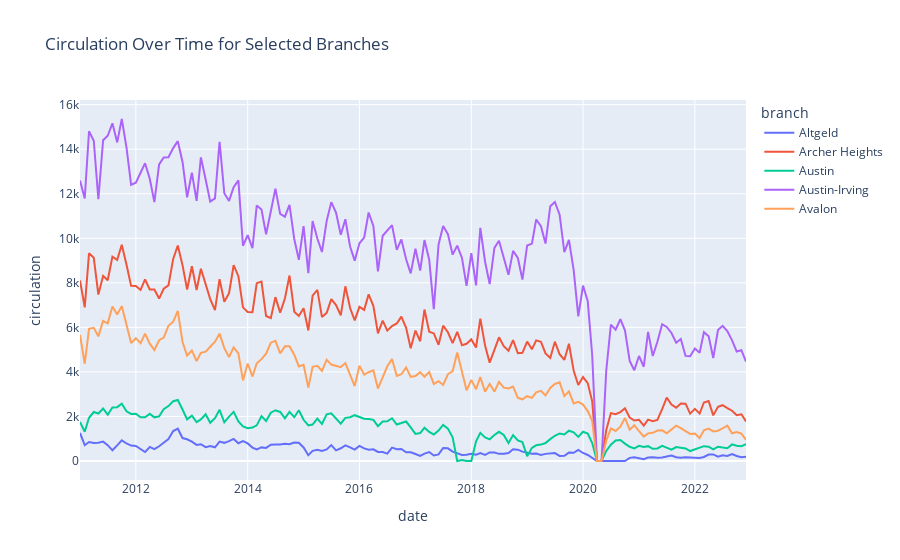

The code cell stored with this chart in its notebook:
### Code cell
fig = px.line(selected_branches, x=selected_branches.index, y='circulation', color='branch', title='Circulation Over Time for Selected Branches')
fig.show()

### Figure 1 — Plotly figure (JSON) as saved in the notebook; plotly's stock layout.template omitted (floating-point values rounded to 4 significant figures; data arrays with more than 128 entries replaced by an {"elided": "..."} marker saying what was removed)
{"data": [{"hovertemplate": "branch=Altgeld<br>date=%{x}<br>circulation=%{y}<extra></extra>", "legendgroup": "Altgeld", "line": {"color": "#636efa", "dash": "solid"}, "marker": {"symbol": "circle"}, "mode": "lines", "name": "Altgeld", "orientation": "v", "showlegend": true, "type": "scatter", "x": {"elided": "144 str values"}, "xaxis": "x", "y": {"elided": "144 int values"}, "yaxis": "y"}, {"hovertemplate": "branch=Archer Heights<br>date=%{x}<br>circulation=%{y}<extra></extra>", "legendgroup": "Archer Heights", "line": {"color": "#EF553B", "dash": "solid"}, "marker": {"symbol": "circle"}, "mode": "lines", "name": "Archer Heights", "orientation": "v", "showlegend": true, "type": "scatter", "x": {"elided": "144 str values"}, "xaxis": "x", "y": {"elided": "144 int values"}, "yaxis": "y"}, {"hovertemplate": "branch=Austin<br>date=%{x}<br>circulation=%{y}<extra></extra>", "legendgroup": "Austin", "line": {"color": "#00cc96", "dash": "solid"}, "marker": {"symbol": "circle"}, "mode": "lines", "name": "Austin", "orientation": "v", "showlegend": true, "type": "scatter", "x": {"elided": "144 str values"}, "xaxis": "x", "y": {"elided": "144 int values"}, "yaxis": "y"}, {"hovertemplate": "branch=Austin-Irving<br>date=%{x}<br>circulation=%{y}<extra></extra>", "legendgroup": "Austin-Irving", "line": {"color": "#ab63fa", "dash": "solid"}, "marker": {"symbol": "circle"}, "mode": "lines", "name": "Austin-Irving", "orientation": "v", "showlegend": true, "type": "scatter", "x": {"elided": "144 str values"}, "xaxis": "x", "y": {"elided": "144 int values"}, "yaxis": "y"}, {"hovertemplate": "branch=Avalon<br>date=%{x}<br>circulation=%{y}<extra></extra>", "legendgroup": "Avalon", "line": {"color": "#FFA15A", "dash": "solid"}, "marker": {"symbol": "circle"}, "mode": "lines", "name": "Avalon", "orientation": "v", "showlegend": true, "type": "scatter", "x": {"elided": "144 str values"}, "xaxis": "x", "y": {"elided": "144 int values"}, "yaxis": "y"}], "layout": {"legend": {"title": {"text": "branch"}, "tracegroupgap": 0}, "title": {"text": "Circulation Over Time for Selected Branches"}, "xaxis": {"anchor": "y", "domain": [0, 1], "title": {"text": "date"}}, "yaxis": {"anchor": "x", "domain": [0, 1], "title": {"text": "circulation"}}}}
